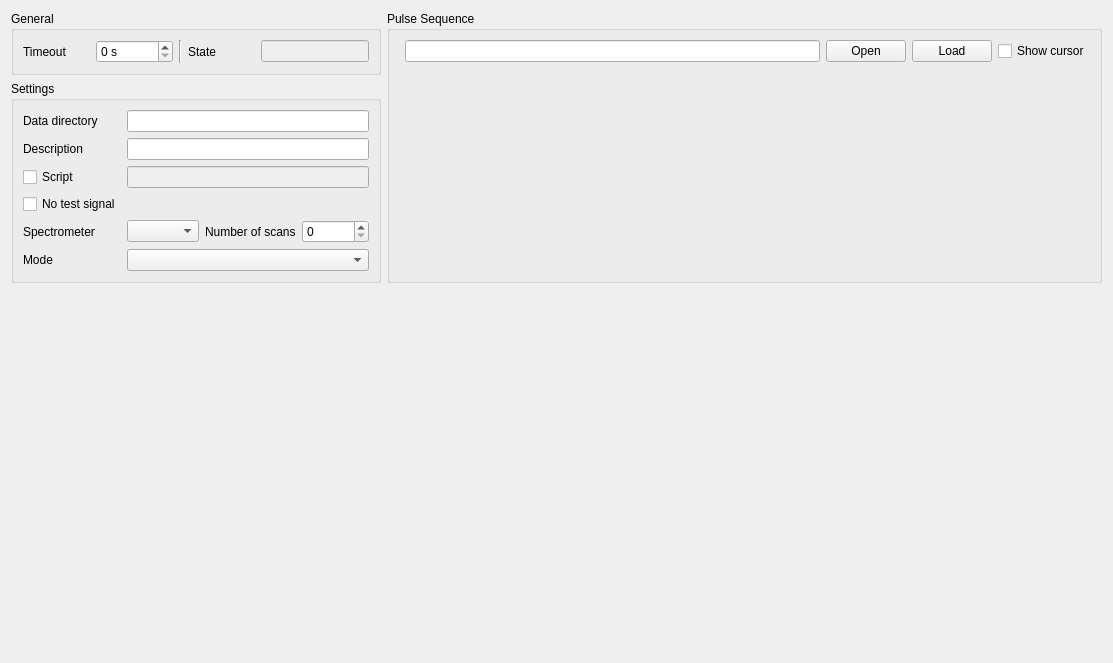
<?xml version="1.0" encoding="UTF-8"?>
<ui version="4.0">
 <class>PulseAcquire</class>
 <widget class="QWidget" name="PulseAcquire">
  <property name="geometry">
   <rect>
    <x>0</x>
    <y>0</y>
    <width>1113</width>
    <height>663</height>
   </rect>
  </property>
  <property name="windowTitle">
   <string>Form</string>
  </property>
  <layout class="QGridLayout" name="gridLayout" rowstretch="0,1,1,1">
   <item row="2" column="0" colspan="3">
    <widget class="QWidget" name="widget_timePlot" native="true">
     <property name="sizePolicy">
      <sizepolicy hsizetype="Preferred" vsizetype="Expanding">
       <horstretch>0</horstretch>
       <verstretch>0</verstretch>
      </sizepolicy>
     </property>
     <layout class="QGridLayout" name="gridLayout_5"/>
    </widget>
   </item>
   <item row="3" column="0" colspan="3">
    <widget class="QWidget" name="widget_freqPlot" native="true">
     <property name="sizePolicy">
      <sizepolicy hsizetype="Preferred" vsizetype="Expanding">
       <horstretch>0</horstretch>
       <verstretch>0</verstretch>
      </sizepolicy>
     </property>
     <layout class="QGridLayout" name="gridLayout_6"/>
    </widget>
   </item>
   <item row="0" column="0">
    <widget class="QGroupBox" name="groupBox">
     <property name="title">
      <string>General</string>
     </property>
     <layout class="QGridLayout" name="gridLayout_2">
      <item row="0" column="1">
       <widget class="QSpinBox" name="spinBox">
        <property name="suffix">
         <string> s</string>
        </property>
        <property name="maximum">
         <number>1000000</number>
        </property>
       </widget>
      </item>
      <item row="0" column="0">
       <widget class="QLabel" name="label_2">
        <property name="text">
         <string>Timeout</string>
        </property>
       </widget>
      </item>
      <item row="0" column="3">
       <widget class="QLabel" name="label_8">
        <property name="text">
         <string>State</string>
        </property>
       </widget>
      </item>
      <item row="0" column="4">
       <widget class="QLineEdit" name="lineEdit">
        <property name="enabled">
         <bool>false</bool>
        </property>
        <property name="sizePolicy">
         <sizepolicy hsizetype="Preferred" vsizetype="Fixed">
          <horstretch>0</horstretch>
          <verstretch>0</verstretch>
         </sizepolicy>
        </property>
       </widget>
      </item>
      <item row="0" column="2">
       <widget class="Line" name="line">
        <property name="orientation">
         <enum>Qt::Vertical</enum>
        </property>
       </widget>
      </item>
     </layout>
    </widget>
   </item>
   <item row="1" column="0">
    <widget class="QGroupBox" name="groupBox_pulseAcquireSettings">
     <property name="title">
      <string>Settings</string>
     </property>
     <layout class="QGridLayout" name="gridLayout_9">
      <item row="4" column="2">
       <widget class="QLabel" name="label_9">
        <property name="sizePolicy">
         <sizepolicy hsizetype="Minimum" vsizetype="Preferred">
          <horstretch>0</horstretch>
          <verstretch>0</verstretch>
         </sizepolicy>
        </property>
        <property name="text">
         <string>Number of scans</string>
        </property>
       </widget>
      </item>
      <item row="2" column="1" colspan="3">
       <widget class="QLineEdit" name="lineEdit_pulse_script_path">
        <property name="enabled">
         <bool>false</bool>
        </property>
       </widget>
      </item>
      <item row="5" column="1" colspan="3">
       <widget class="QComboBox" name="comboBox_acquisitionMode">
        <property name="sizePolicy">
         <sizepolicy hsizetype="Preferred" vsizetype="Fixed">
          <horstretch>0</horstretch>
          <verstretch>0</verstretch>
         </sizepolicy>
        </property>
       </widget>
      </item>
      <item row="4" column="0">
       <widget class="QLabel" name="label_10">
        <property name="text">
         <string>Spectrometer</string>
        </property>
       </widget>
      </item>
      <item row="1" column="1" colspan="3">
       <widget class="QLineEdit" name="lineEdit_pulseAcquireDescription">
        <property name="sizePolicy">
         <sizepolicy hsizetype="Expanding" vsizetype="Fixed">
          <horstretch>0</horstretch>
          <verstretch>0</verstretch>
         </sizepolicy>
        </property>
        <property name="text">
         <string/>
        </property>
       </widget>
      </item>
      <item row="0" column="0">
       <widget class="QLabel" name="label_14">
        <property name="text">
         <string>Data directory</string>
        </property>
       </widget>
      </item>
      <item row="1" column="0">
       <widget class="QLabel" name="label_52">
        <property name="text">
         <string>Description</string>
        </property>
       </widget>
      </item>
      <item row="4" column="3">
       <widget class="QSpinBox" name="numberofScans">
        <property name="sizePolicy">
         <sizepolicy hsizetype="Preferred" vsizetype="Fixed">
          <horstretch>0</horstretch>
          <verstretch>0</verstretch>
         </sizepolicy>
        </property>
        <property name="maximum">
         <number>1000000</number>
        </property>
       </widget>
      </item>
      <item row="3" column="0">
       <widget class="QCheckBox" name="checkBox_noTestSignal">
        <property name="text">
         <string>No test signal</string>
        </property>
       </widget>
      </item>
      <item row="4" column="1">
       <widget class="QComboBox" name="comboBox_daq"/>
      </item>
      <item row="2" column="0">
       <widget class="QCheckBox" name="checkBox_pulse_script_run">
        <property name="text">
         <string>Script</string>
        </property>
       </widget>
      </item>
      <item row="5" column="0">
       <widget class="QLabel" name="label_36">
        <property name="sizePolicy">
         <sizepolicy hsizetype="Minimum" vsizetype="Preferred">
          <horstretch>0</horstretch>
          <verstretch>0</verstretch>
         </sizepolicy>
        </property>
        <property name="text">
         <string>Mode</string>
        </property>
       </widget>
      </item>
      <item row="0" column="1" colspan="3">
       <widget class="QLineEdit" name="lineEdit_pulseAcquireDataDirectory"/>
      </item>
      <item row="6" column="0">
       <spacer name="verticalSpacer">
        <property name="orientation">
         <enum>Qt::Vertical</enum>
        </property>
        <property name="sizeHint" stdset="0">
         <size>
          <width>20</width>
          <height>40</height>
         </size>
        </property>
       </spacer>
      </item>
     </layout>
    </widget>
   </item>
   <item row="0" column="1" rowspan="2" colspan="2">
    <widget class="QGroupBox" name="groupBox_2">
     <property name="title">
      <string>Pulse Sequence</string>
     </property>
     <layout class="QGridLayout" name="gridLayout_3">
      <item row="1" column="0" colspan="5">
       <widget class="Plot::MyQCustomPlot" name="plotPulseSequence" native="true">
        <property name="sizePolicy">
         <sizepolicy hsizetype="Expanding" vsizetype="Preferred">
          <horstretch>0</horstretch>
          <verstretch>0</verstretch>
         </sizepolicy>
        </property>
        <property name="styleSheet">
         <string notr="true">Plot--MyQCustomPlot
{
    qproperty-backgroundColor: #2C3034;
        qproperty-legendBrush: #2C3034;
}</string>
        </property>
       </widget>
      </item>
      <item row="0" column="4">
       <widget class="QCheckBox" name="checkBox_pulseSequenceCursor">
        <property name="text">
         <string>Show cursor</string>
        </property>
       </widget>
      </item>
      <item row="0" column="1">
       <widget class="QLineEdit" name="lineEdit_pulseProgPath">
        <property name="enabled">
         <bool>true</bool>
        </property>
        <property name="sizePolicy">
         <sizepolicy hsizetype="Expanding" vsizetype="Fixed">
          <horstretch>0</horstretch>
          <verstretch>0</verstretch>
         </sizepolicy>
        </property>
       </widget>
      </item>
      <item row="0" column="3">
       <widget class="QPushButton" name="pushButton_loadPulseSequence">
        <property name="enabled">
         <bool>true</bool>
        </property>
        <property name="text">
         <string>Load</string>
        </property>
       </widget>
      </item>
      <item row="0" column="2">
       <widget class="QPushButton" name="pushButton_openSequence">
        <property name="text">
         <string>Open</string>
        </property>
       </widget>
      </item>
     </layout>
    </widget>
   </item>
  </layout>
 </widget>
 <customwidgets>
  <customwidget>
   <class>Plot::MyQCustomPlot</class>
   <extends>QWidget</extends>
   <header>plots/myqcustomplot.h</header>
  </customwidget>
 </customwidgets>
 <tabstops>
  <tabstop>spinBox</tabstop>
  <tabstop>lineEdit</tabstop>
  <tabstop>lineEdit_pulseAcquireDataDirectory</tabstop>
  <tabstop>lineEdit_pulseAcquireDescription</tabstop>
  <tabstop>checkBox_pulse_script_run</tabstop>
  <tabstop>lineEdit_pulse_script_path</tabstop>
  <tabstop>checkBox_noTestSignal</tabstop>
  <tabstop>comboBox_daq</tabstop>
  <tabstop>numberofScans</tabstop>
  <tabstop>comboBox_acquisitionMode</tabstop>
  <tabstop>lineEdit_pulseProgPath</tabstop>
  <tabstop>checkBox_pulseSequenceCursor</tabstop>
 </tabstops>
 <resources/>
 <connections/>
</ui>
